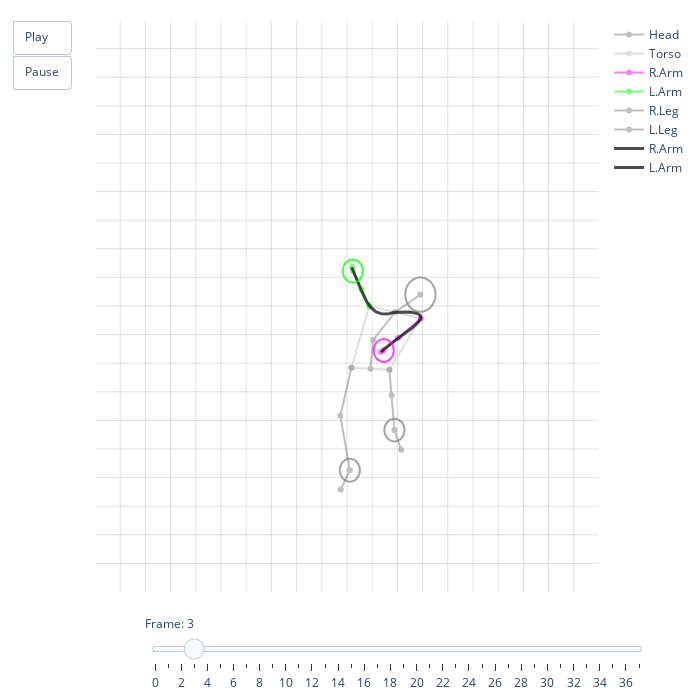

Notebook code for this chart:
### Code cell
plotly_dynamic_pose_figure(upright, spine=False, right_arm=True, left_arm=True)

### Figure 1 — Plotly figure (JSON) as saved in the notebook; plotly's stock layout.template omitted (floating-point values rounded to 4 significant figures)
{"data": [{"line": {"color": "gray", "width": 2}, "mode": "lines+markers", "name": "Head", "opacity": 0.5, "type": "scatter", "x": [0.6456, 0.5953, 0.552, 0.5464], "y": [0.4801, 0.5109, 0.5594, 0.6098]}, {"line": {"color": "silver", "width": 2}, "mode": "lines+markers", "name": "Torso", "opacity": 0.5, "type": "scatter", "x": [0.5443, 0.6462, 0.584, 0.5088, 0.5443], "y": [0.5, 0.5218, 0.6116, 0.608, 0.5]}, {"line": {"color": "magenta", "width": 2}, "mode": "lines+markers", "name": "R.Arm", "opacity": 0.5, "type": "scatter", "x": [0.6462, 0.6012, 0.5728, 0.5667], "y": [0.5218, 0.556, 0.5777, 0.5805]}, {"line": {"color": "lime", "width": 2}, "mode": "lines+markers", "name": "L.Arm", "opacity": 0.5, "type": "scatter", "x": [0.5443, 0.5288, 0.5115, 0.5102], "y": [0.5, 0.4713, 0.4388, 0.4316]}, {"line": {"color": "gray", "width": 2}, "mode": "lines+markers", "name": "R.Leg", "opacity": 0.5, "type": "scatter", "x": [0.584, 0.5886, 0.5941, 0.6076], "y": [0.6116, 0.6561, 0.7169, 0.7512]}, {"line": {"color": "gray", "width": 2}, "mode": "lines+markers", "name": "L.Leg", "opacity": 0.5, "type": "scatter", "x": [0.5088, 0.4868, 0.5056, 0.4876], "y": [0.608, 0.692, 0.7872, 0.8209]}, {"line": {"color": "black", "width": 3}, "mode": "lines", "name": "R.Arm", "opacity": 0.7, "type": "scatter", "x": [0.5953, 0.5989, 0.6024, 0.6057, 0.6088, 0.6119, 0.6147, 0.6174, 0.62, 0.6225, 0.6248, 0.627, 0.6291, 0.631, 0.6328, 0.6345, 0.636, 0.6375, 0.6388, 0.64, 0.6411, 0.6421, 0.643, 0.6438, 0.6444, 0.645, 0.6455, 0.6459, 0.6462, 0.6464, 0.6465, 0.6465, 0.6464, 0.6463, 0.6461, 0.6457, 0.6454, 0.6449, 0.6444, 0.6438, 0.6431, 0.6424, 0.6416, 0.6408, 0.6399, 0.6389, 0.6379, 0.6369, 0.6358, 0.6346, 0.6334, 0.6322, 0.6309, 0.6296, 0.6282, 0.6268, 0.6254, 0.624, 0.6225, 0.621, 0.6195, 0.618, 0.6164, 0.6149, 0.6133, 0.6117, 0.6101, 0.6085, 0.6069, 0.6053, 0.6037, 0.6021, 0.6005, 0.5989, 0.5974, 0.5958, 0.5942, 0.5927, 0.5912, 0.5897, 0.5883, 0.5868, 0.5854, 0.584, 0.5827, 0.5814, 0.5801, 0.5789, 0.5777, 0.5765, 0.5754, 0.5744, 0.5734, 0.5724, 0.5715, 0.5707, 0.5699, 0.5692, 0.5686, 0.568], "y": [0.5109, 0.5107, 0.5105, 0.5104, 0.5104, 0.5103, 0.5103, 0.5103, 0.5104, 0.5105, 0.5106, 0.5108, 0.511, 0.5112, 0.5114, 0.5117, 0.512, 0.5123, 0.5127, 0.5131, 0.5135, 0.5139, 0.5144, 0.5148, 0.5154, 0.5159, 0.5164, 0.517, 0.5176, 0.5182, 0.5189, 0.5195, 0.5202, 0.5209, 0.5216, 0.5224, 0.5231, 0.5239, 0.5247, 0.5255, 0.5263, 0.5271, 0.528, 0.5288, 0.5297, 0.5306, 0.5315, 0.5324, 0.5333, 0.5342, 0.5352, 0.5361, 0.537, 0.538, 0.539, 0.5399, 0.5409, 0.5419, 0.5429, 0.5439, 0.5449, 0.5459, 0.5469, 0.5479, 0.5489, 0.5499, 0.5509, 0.5519, 0.5529, 0.5539, 0.5549, 0.5559, 0.5569, 0.5579, 0.5589, 0.5599, 0.5609, 0.5619, 0.5628, 0.5638, 0.5647, 0.5657, 0.5666, 0.5676, 0.5685, 0.5694, 0.5703, 0.5712, 0.572, 0.5729, 0.5738, 0.5746, 0.5754, 0.5762, 0.577, 0.5778, 0.5785, 0.5793, 0.58, 0.5807]}, {"line": {"color": "black", "width": 3}, "mode": "lines", "name": "L.Arm", "opacity": 0.7, "type": "scatter", "x": [0.5952, 0.5934, 0.5916, 0.5899, 0.5881, 0.5865, 0.5848, 0.5832, 0.5816, 0.58, 0.5785, 0.577, 0.5755, 0.5741, 0.5727, 0.5713, 0.57, 0.5686, 0.5673, 0.5661, 0.5648, 0.5636, 0.5624, 0.5612, 0.5601, 0.559, 0.5579, 0.5568, 0.5557, 0.5547, 0.5537, 0.5527, 0.5517, 0.5508, 0.5498, 0.5489, 0.548, 0.5472, 0.5463, 0.5455, 0.5446, 0.5438, 0.5431, 0.5423, 0.5415, 0.5408, 0.54, 0.5393, 0.5386, 0.5379, 0.5372, 0.5366, 0.5359, 0.5353, 0.5346, 0.534, 0.5334, 0.5328, 0.5322, 0.5316, 0.531, 0.5304, 0.5299, 0.5293, 0.5287, 0.5282, 0.5276, 0.5271, 0.5266, 0.526, 0.5255, 0.525, 0.5244, 0.5239, 0.5234, 0.5229, 0.5223, 0.5218, 0.5213, 0.5208, 0.5202, 0.5197, 0.5192, 0.5186, 0.5181, 0.5175, 0.517, 0.5164, 0.5159, 0.5153, 0.5147, 0.5142, 0.5136, 0.513, 0.5124, 0.5118, 0.5112, 0.5105, 0.5099, 0.5092], "y": [0.5109, 0.5114, 0.5119, 0.5123, 0.5127, 0.5131, 0.5133, 0.5136, 0.5138, 0.5139, 0.514, 0.5141, 0.5141, 0.514, 0.514, 0.5139, 0.5137, 0.5135, 0.5133, 0.513, 0.5127, 0.5124, 0.512, 0.5116, 0.5111, 0.5106, 0.5101, 0.5095, 0.509, 0.5084, 0.5077, 0.507, 0.5063, 0.5056, 0.5048, 0.5041, 0.5033, 0.5024, 0.5016, 0.5007, 0.4998, 0.4988, 0.4979, 0.4969, 0.4959, 0.4949, 0.4939, 0.4929, 0.4918, 0.4907, 0.4896, 0.4885, 0.4874, 0.4862, 0.4851, 0.4839, 0.4828, 0.4816, 0.4804, 0.4792, 0.478, 0.4768, 0.4755, 0.4743, 0.4731, 0.4718, 0.4706, 0.4693, 0.4681, 0.4668, 0.4656, 0.4643, 0.4631, 0.4618, 0.4606, 0.4594, 0.4581, 0.4569, 0.4556, 0.4544, 0.4532, 0.452, 0.4508, 0.4496, 0.4484, 0.4472, 0.446, 0.4449, 0.4438, 0.4426, 0.4415, 0.4404, 0.4393, 0.4383, 0.4372, 0.4362, 0.4351, 0.4341, 0.4332, 0.4322]}], "layout": {"height": 700, "margin": {"b": 20, "l": 20, "r": 20, "t": 20}, "plot_bgcolor": "white", "shapes": [{"line": {"color": "gray"}, "opacity": 0.7, "type": "circle", "x0": 0.6156, "x1": 0.6756, "xref": "x", "y0": 0.4501, "y1": 0.5101, "yref": "y"}, {"line": {"color": "magenta"}, "opacity": 0.7, "type": "circle", "x0": 0.5528, "x1": 0.5928, "xref": "x", "y0": 0.5577, "y1": 0.5977, "yref": "y"}, {"line": {"color": "lime"}, "opacity": 0.7, "type": "circle", "x0": 0.4915, "x1": 0.5315, "xref": "x", "y0": 0.4188, "y1": 0.4588, "yref": "y"}, {"line": {"color": "gray"}, "opacity": 0.7, "type": "circle", "x0": 0.5741, "x1": 0.6141, "xref": "x", "y0": 0.6969, "y1": 0.7369, "yref": "y"}, {"line": {"color": "gray"}, "opacity": 0.7, "type": "circle", "x0": 0.4856, "x1": 0.5256, "xref": "x", "y0": 0.7672, "y1": 0.8072, "yref": "y"}], "sliders": [{"active": 3, "currentvalue": {"prefix": "Frame: ", "visible": true}, "steps": [{"args": [["frame0"], {"frame": {"duration": 500, "redraw": true}, "mode": "immediate", "transition": {"duration": 300}}], "label": "0", "method": "animate"}, {"args": [["frame1"], {"frame": {"duration": 500, "redraw": true}, "mode": "immediate", "transition": {"duration": 300}}], "label": "1", "method": "animate"}, {"args": [["frame2"], {"frame": {"duration": 500, "redraw": true}, "mode": "immediate", "transition": {"duration": 300}}], "label": "2", "method": "animate"}, {"args": [["frame3"], {"frame": {"duration": 500, "redraw": true}, "mode": "immediate", "transition": {"duration": 300}}], "label": "3", "method": "animate"}, {"args": [["frame4"], {"frame": {"duration": 500, "redraw": true}, "mode": "immediate", "transition": {"duration": 300}}], "label": "4", "method": "animate"}, {"args": [["frame5"], {"frame": {"duration": 500, "redraw": true}, "mode": "immediate", "transition": {"duration": 300}}], "label": "5", "method": "animate"}, {"args": [["frame6"], {"frame": {"duration": 500, "redraw": true}, "mode": "immediate", "transition": {"duration": 300}}], "label": "6", "method": "animate"}, {"args": [["frame7"], {"frame": {"duration": 500, "redraw": true}, "mode": "immediate", "transition": {"duration": 300}}], "label": "7", "method": "animate"}, {"args": [["frame8"], {"frame": {"duration": 500, "redraw": true}, "mode": "immediate", "transition": {"duration": 300}}], "label": "8", "method": "animate"}, {"args": [["frame9"], {"frame": {"duration": 500, "redraw": true}, "mode": "immediate", "transition": {"duration": 300}}], "label": "9", "method": "animate"}, {"args": [["frame10"], {"frame": {"duration": 500, "redraw": true}, "mode": "immediate", "transition": {"duration": 300}}], "label": "10", "method": "animate"}, {"args": [["frame11"], {"frame": {"duration": 500, "redraw": true}, "mode": "immediate", "transition": {"duration": 300}}], "label": "11", "method": "animate"}, {"args": [["frame12"], {"frame": {"duration": 500, "redraw": true}, "mode": "immediate", "transition": {"duration": 300}}], "label": "12", "method": "animate"}, {"args": [["frame13"], {"frame": {"duration": 500, "redraw": true}, "mode": "immediate", "transition": {"duration": 300}}], "label": "13", "method": "animate"}, {"args": [["frame14"], {"frame": {"duration": 500, "redraw": true}, "mode": "immediate", "transition": {"duration": 300}}], "label": "14", "method": "animate"}, {"args": [["frame15"], {"frame": {"duration": 500, "redraw": true}, "mode": "immediate", "transition": {"duration": 300}}], "label": "15", "method": "animate"}, {"args": [["frame16"], {"frame": {"duration": 500, "redraw": true}, "mode": "immediate", "transition": {"duration": 300}}], "label": "16", "method": "animate"}, {"args": [["frame17"], {"frame": {"duration": 500, "redraw": true}, "mode": "immediate", "transition": {"duration": 300}}], "label": "17", "method": "animate"}, {"args": [["frame18"], {"frame": {"duration": 500, "redraw": true}, "mode": "immediate", "transition": {"duration": 300}}], "label": "18", "method": "animate"}, {"args": [["frame19"], {"frame": {"duration": 500, "redraw": true}, "mode": "immediate", "transition": {"duration": 300}}], "label": "19", "method": "animate"}, {"args": [["frame20"], {"frame": {"duration": 500, "redraw": true}, "mode": "immediate", "transition": {"duration": 300}}], "label": "20", "method": "animate"}, {"args": [["frame21"], {"frame": {"duration": 500, "redraw": true}, "mode": "immediate", "transition": {"duration": 300}}], "label": "21", "method": "animate"}, {"args": [["frame22"], {"frame": {"duration": 500, "redraw": true}, "mode": "immediate", "transition": {"duration": 300}}], "label": "22", "method": "animate"}, {"args": [["frame23"], {"frame": {"duration": 500, "redraw": true}, "mode": "immediate", "transition": {"duration": 300}}], "label": "23", "method": "animate"}, {"args": [["frame24"], {"frame": {"duration": 500, "redraw": true}, "mode": "immediate", "transition": {"duration": 300}}], "label": "24", "method": "animate"}, {"args": [["frame25"], {"frame": {"duration": 500, "redraw": true}, "mode": "immediate", "transition": {"duration": 300}}], "label": "25", "method": "animate"}, {"args": [["frame26"], {"frame": {"duration": 500, "redraw": true}, "mode": "immediate", "transition": {"duration": 300}}], "label": "26", "method": "animate"}, {"args": [["frame27"], {"frame": {"duration": 500, "redraw": true}, "mode": "immediate", "transition": {"duration": 300}}], "label": "27", "method": "animate"}, {"args": [["frame28"], {"frame": {"duration": 500, "redraw": true}, "mode": "immediate", "transition": {"duration": 300}}], "label": "28", "method": "animate"}, {"args": [["frame29"], {"frame": {"duration": 500, "redraw": true}, "mode": "immediate", "transition": {"duration": 300}}], "label": "29", "method": "animate"}, {"args": [["frame30"], {"frame": {"duration": 500, "redraw": true}, "mode": "immediate", "transition": {"duration": 300}}], "label": "30", "method": "animate"}, {"args": [["frame31"], {"frame": {"duration": 500, "redraw": true}, "mode": "immediate", "transition": {"duration": 300}}], "label": "31", "method": "animate"}, {"args": [["frame32"], {"frame": {"duration": 500, "redraw": true}, "mode": "immediate", "transition": {"duration": 300}}], "label": "32", "method": "animate"}, {"args": [["frame33"], {"frame": {"duration": 500, "redraw": true}, "mode": "immediate", "transition": {"duration": 300}}], "label": "33", "method": "animate"}, {"args": [["frame34"], {"frame": {"duration": 500, "redraw": true}, "mode": "immediate", "transition": {"duration": 300}}], "label": "34", "method": "animate"}, {"args": [["frame35"], {"frame": {"duration": 500, "redraw": true}, "mode": "immediate", "transition": {"duration": 300}}], "label": "35", "method": "animate"}, {"args": [["frame36"], {"frame": {"duration": 500, "redraw": true}, "mode": "immediate", "transition": {"duration": 300}}], "label": "36", "method": "animate"}, {"args": [["frame37"], {"frame": {"duration": 500, "redraw": true}, "mode": "immediate", "transition": {"duration": 300}}], "label": "37", "method": "animate"}], "transition": {"duration": 300}, "x": 0.1, "y": 0}], "updatemenus": [{"active": 1, "buttons": [{"args": [null, {"frame": {"duration": 500, "redraw": false}, "fromcurrent": true, "transition": {"duration": 300, "easing": "linear"}}], "label": "Play", "method": "animate"}, {"args": [[null], {"frame": {"duration": 0, "redraw": false}, "mode": "immediate", "transition": {"duration": 0}}], "label": "Pause", "method": "animate"}], "showactive": false, "type": "buttons"}], "width": 700, "xaxis": {"gridcolor": "silver", "gridwidth": 0.5, "range": [0, 1], "showgrid": true, "ticktext": ["", "", "", "", "", "", "", "", "", "", "", "", "", "", "", "", "", "", "", "", ""], "tickvals": [0, 0.05, 0.1, 0.15, 0.2, 0.25, 0.3, 0.35, 0.4, 0.45, 0.5, 0.55, 0.6, 0.65, 0.7, 0.75, 0.8, 0.85, 0.9, 0.95, 1], "type": "linear"}, "yaxis": {"gridcolor": "silver", "gridwidth": 0.5, "range": [1, 0], "showgrid": true, "ticktext": ["", "", "", "", "", "", "", "", "", "", "", "", "", "", "", "", "", "", "", "", ""], "tickvals": [0, 0.05, 0.1, 0.15, 0.2, 0.25, 0.3, 0.35, 0.4, 0.45, 0.5, 0.55, 0.6, 0.65, 0.7, 0.75, 0.8, 0.85, 0.9, 0.95, 1], "type": "linear"}}}
